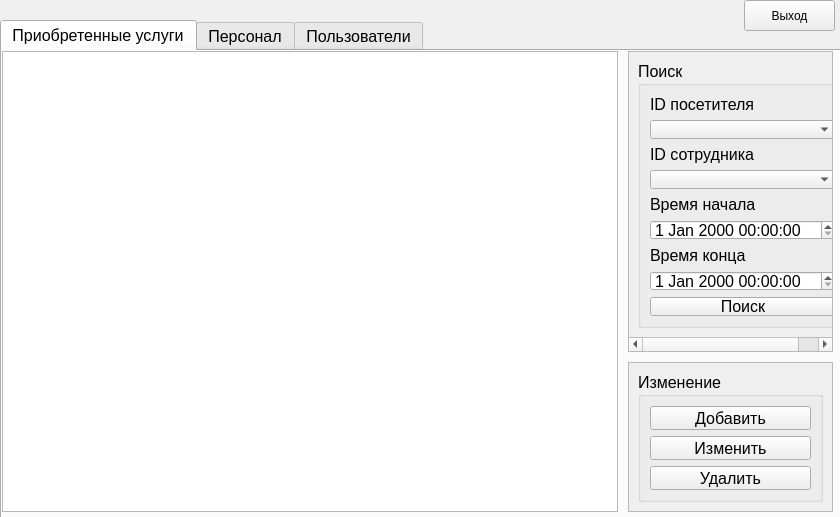
<?xml version="1.0" encoding="UTF-8"?>
<ui version="4.0">
 <class>AdminWindow</class>
 <widget class="QMainWindow" name="AdminWindow">
  <property name="geometry">
   <rect>
    <x>0</x>
    <y>0</y>
    <width>840</width>
    <height>517</height>
   </rect>
  </property>
  <property name="windowTitle">
   <string>MainWindow</string>
  </property>
  <widget class="QWidget" name="centralwidget">
   <widget class="QTabWidget" name="tabWidget">
    <property name="geometry">
     <rect>
      <x>0</x>
      <y>20</y>
      <width>841</width>
      <height>500</height>
     </rect>
    </property>
    <property name="font">
     <font>
      <pointsize>12</pointsize>
     </font>
    </property>
    <property name="currentIndex">
     <number>0</number>
    </property>
    <widget class="QWidget" name="PurchasedServices">
     <attribute name="title">
      <string>Приобретенные услуги</string>
     </attribute>
     <widget class="QWidget" name="gridLayoutWidget">
      <property name="geometry">
       <rect>
        <x>0</x>
        <y>0</y>
        <width>831</width>
        <height>461</height>
       </rect>
      </property>
      <layout class="QGridLayout" name="gridLayout" rowstretch="1,1,1" columnstretch="3,1">
       <property name="spacing">
        <number>10</number>
       </property>
       <item row="2" column="1">
        <widget class="QScrollArea" name="scrollArea_4">
         <property name="widgetResizable">
          <bool>true</bool>
         </property>
         <widget class="QWidget" name="scrollAreaWidgetContents_4">
          <property name="geometry">
           <rect>
            <x>0</x>
            <y>0</y>
            <width>203</width>
            <height>148</height>
           </rect>
          </property>
          <layout class="QVBoxLayout" name="verticalLayout_6">
           <item>
            <widget class="QGroupBox" name="groupBox">
             <property name="enabled">
              <bool>true</bool>
             </property>
             <property name="sizePolicy">
              <sizepolicy hsizetype="Minimum" vsizetype="Ignored">
               <horstretch>0</horstretch>
               <verstretch>0</verstretch>
              </sizepolicy>
             </property>
             <property name="styleSheet">
              <string notr="true">font: 11pt &quot;MS Shell Dlg 2&quot;;</string>
             </property>
             <property name="title">
              <string>Изменение</string>
             </property>
             <property name="flat">
              <bool>false</bool>
             </property>
             <property name="checkable">
              <bool>false</bool>
             </property>
             <layout class="QVBoxLayout" name="verticalLayout_4">
              <property name="leftMargin">
               <number>9</number>
              </property>
              <item>
               <widget class="QPushButton" name="pushAddPurchased">
                <property name="sizePolicy">
                 <sizepolicy hsizetype="Minimum" vsizetype="Fixed">
                  <horstretch>0</horstretch>
                  <verstretch>0</verstretch>
                 </sizepolicy>
                </property>
                <property name="text">
                 <string>Добавить</string>
                </property>
               </widget>
              </item>
              <item>
               <widget class="QPushButton" name="pushChangePurchased">
                <property name="text">
                 <string>Изменить</string>
                </property>
               </widget>
              </item>
              <item>
               <widget class="QPushButton" name="pushRemovePurchased">
                <property name="text">
                 <string>Удалить</string>
                </property>
               </widget>
              </item>
             </layout>
            </widget>
           </item>
          </layout>
         </widget>
        </widget>
       </item>
       <item row="0" column="1" rowspan="2">
        <widget class="QScrollArea" name="scrollArea_3">
         <property name="styleSheet">
          <string notr="true"/>
         </property>
         <property name="widgetResizable">
          <bool>true</bool>
         </property>
         <widget class="QWidget" name="scrollAreaWidgetContents_3">
          <property name="geometry">
           <rect>
            <x>0</x>
            <y>0</y>
            <width>203</width>
            <height>297</height>
           </rect>
          </property>
          <layout class="QVBoxLayout" name="verticalLayout_3">
           <item>
            <widget class="QGroupBox" name="groupBox_2">
             <property name="sizePolicy">
              <sizepolicy hsizetype="Minimum" vsizetype="Ignored">
               <horstretch>0</horstretch>
               <verstretch>0</verstretch>
              </sizepolicy>
             </property>
             <property name="styleSheet">
              <string notr="true">font: 11pt &quot;MS Shell Dlg 2&quot;;</string>
             </property>
             <property name="title">
              <string>Поиск</string>
             </property>
             <layout class="QVBoxLayout" name="verticalLayout_5">
              <item>
               <widget class="QLabel" name="label_7">
                <property name="text">
                 <string>ID посетителя</string>
                </property>
               </widget>
              </item>
              <item>
               <widget class="QComboBox" name="visitorID"/>
              </item>
              <item>
               <widget class="QLabel" name="label_8">
                <property name="text">
                 <string>ID сотрудника</string>
                </property>
               </widget>
              </item>
              <item>
               <widget class="QComboBox" name="staffID"/>
              </item>
              <item>
               <widget class="QLabel" name="label_9">
                <property name="text">
                 <string>Время начала</string>
                </property>
               </widget>
              </item>
              <item>
               <widget class="QDateTimeEdit" name="startTime"/>
              </item>
              <item>
               <widget class="QLabel" name="label_14">
                <property name="text">
                 <string>Время конца</string>
                </property>
               </widget>
              </item>
              <item>
               <widget class="QDateTimeEdit" name="endTime"/>
              </item>
              <item>
               <widget class="QPushButton" name="pushSearchPurchased">
                <property name="text">
                 <string>Поиск</string>
                </property>
               </widget>
              </item>
             </layout>
            </widget>
           </item>
          </layout>
         </widget>
        </widget>
       </item>
       <item row="0" column="0" rowspan="3">
        <widget class="QTableWidget" name="tableWidget"/>
       </item>
      </layout>
     </widget>
    </widget>
    <widget class="QWidget" name="Staff">
     <attribute name="title">
      <string>Персонал</string>
     </attribute>
     <widget class="QWidget" name="gridLayoutWidget_3">
      <property name="geometry">
       <rect>
        <x>0</x>
        <y>0</y>
        <width>831</width>
        <height>461</height>
       </rect>
      </property>
      <layout class="QGridLayout" name="gridLayout_3" rowstretch="1,1,1" columnstretch="3,1">
       <property name="spacing">
        <number>10</number>
       </property>
       <item row="2" column="1">
        <widget class="QScrollArea" name="scrollArea_5">
         <property name="widgetResizable">
          <bool>true</bool>
         </property>
         <widget class="QWidget" name="scrollAreaWidgetContents_6">
          <property name="geometry">
           <rect>
            <x>0</x>
            <y>0</y>
            <width>203</width>
            <height>148</height>
           </rect>
          </property>
          <layout class="QVBoxLayout" name="verticalLayout_9">
           <item>
            <widget class="QGroupBox" name="groupBox_4">
             <property name="enabled">
              <bool>true</bool>
             </property>
             <property name="sizePolicy">
              <sizepolicy hsizetype="Minimum" vsizetype="Ignored">
               <horstretch>0</horstretch>
               <verstretch>0</verstretch>
              </sizepolicy>
             </property>
             <property name="styleSheet">
              <string notr="true">font: 11pt &quot;MS Shell Dlg 2&quot;;</string>
             </property>
             <property name="title">
              <string>Изменение</string>
             </property>
             <property name="flat">
              <bool>false</bool>
             </property>
             <property name="checkable">
              <bool>false</bool>
             </property>
             <layout class="QVBoxLayout" name="verticalLayout_10">
              <property name="leftMargin">
               <number>9</number>
              </property>
              <item>
               <widget class="QPushButton" name="pushAddStaff">
                <property name="sizePolicy">
                 <sizepolicy hsizetype="Minimum" vsizetype="Fixed">
                  <horstretch>0</horstretch>
                  <verstretch>0</verstretch>
                 </sizepolicy>
                </property>
                <property name="text">
                 <string>Добавить</string>
                </property>
               </widget>
              </item>
              <item>
               <widget class="QPushButton" name="pushChangeStaff">
                <property name="text">
                 <string>Изменить</string>
                </property>
               </widget>
              </item>
              <item>
               <widget class="QPushButton" name="pushRemoveStaff">
                <property name="text">
                 <string>Удалить</string>
                </property>
               </widget>
              </item>
             </layout>
            </widget>
           </item>
          </layout>
         </widget>
        </widget>
       </item>
       <item row="0" column="1" rowspan="2">
        <widget class="QScrollArea" name="scrollArea_6">
         <property name="toolTip">
          <string>&lt;html&gt;&lt;head/&gt;&lt;body&gt;&lt;p&gt;&lt;br/&gt;&lt;/p&gt;&lt;/body&gt;&lt;/html&gt;</string>
         </property>
         <property name="styleSheet">
          <string notr="true"/>
         </property>
         <property name="widgetResizable">
          <bool>true</bool>
         </property>
         <widget class="QWidget" name="scrollAreaWidgetContents_7">
          <property name="geometry">
           <rect>
            <x>0</x>
            <y>0</y>
            <width>186</width>
            <height>399</height>
           </rect>
          </property>
          <layout class="QVBoxLayout" name="verticalLayout_11">
           <item>
            <widget class="QGroupBox" name="groupBox_5">
             <property name="sizePolicy">
              <sizepolicy hsizetype="Ignored" vsizetype="Minimum">
               <horstretch>0</horstretch>
               <verstretch>0</verstretch>
              </sizepolicy>
             </property>
             <property name="styleSheet">
              <string notr="true">font: 11pt &quot;MS Shell Dlg 2&quot;;</string>
             </property>
             <property name="title">
              <string>Поиск</string>
             </property>
             <layout class="QVBoxLayout" name="verticalLayout_12">
              <item>
               <widget class="QLabel" name="label_11">
                <property name="text">
                 <string>Фамилия</string>
                </property>
               </widget>
              </item>
              <item>
               <widget class="QLineEdit" name="SurnameStaff"/>
              </item>
              <item>
               <widget class="QLabel" name="label_12">
                <property name="text">
                 <string>Имя</string>
                </property>
               </widget>
              </item>
              <item>
               <widget class="QLineEdit" name="NameStaff"/>
              </item>
              <item>
               <widget class="QLabel" name="label_13">
                <property name="text">
                 <string>Телефонный номер</string>
                </property>
               </widget>
              </item>
              <item>
               <widget class="QLineEdit" name="PhoneNumberStaff"/>
              </item>
              <item>
               <widget class="QLabel" name="label_15">
                <property name="text">
                 <string>Email</string>
                </property>
               </widget>
              </item>
              <item>
               <widget class="QLineEdit" name="EmailStaff"/>
              </item>
              <item>
               <widget class="QLabel" name="label">
                <property name="font">
                 <font>
                  <family>MS Shell Dlg 2</family>
                  <pointsize>10</pointsize>
                  <weight>50</weight>
                  <italic>false</italic>
                  <bold>false</bold>
                 </font>
                </property>
                <property name="styleSheet">
                 <string notr="true">font: 10pt &quot;MS Shell Dlg 2&quot;;</string>
                </property>
                <property name="text">
                 <string>Номер трудовой книжки</string>
                </property>
               </widget>
              </item>
              <item>
               <widget class="QLineEdit" name="laborBookName"/>
              </item>
              <item>
               <widget class="QLabel" name="label_2">
                <property name="styleSheet">
                 <string notr="true">font: 8pt &quot;MS Shell Dlg 2&quot;;</string>
                </property>
                <property name="text">
                 <string>Номер медицинской книжки</string>
                </property>
               </widget>
              </item>
              <item>
               <widget class="QLineEdit" name="medicalBookName"/>
              </item>
              <item>
               <widget class="QPushButton" name="pushSearchStaff">
                <property name="text">
                 <string>Поиск</string>
                </property>
               </widget>
              </item>
             </layout>
            </widget>
           </item>
          </layout>
         </widget>
        </widget>
       </item>
       <item row="0" column="0" rowspan="3">
        <widget class="QTableWidget" name="tableWidget_2"/>
       </item>
      </layout>
     </widget>
    </widget>
    <widget class="QWidget" name="Visitors">
     <attribute name="title">
      <string>Пользователи</string>
     </attribute>
     <widget class="QWidget" name="gridLayoutWidget_2">
      <property name="geometry">
       <rect>
        <x>0</x>
        <y>0</y>
        <width>831</width>
        <height>461</height>
       </rect>
      </property>
      <layout class="QGridLayout" name="gridLayout_2" rowstretch="2,1,0" columnstretch="3,1">
       <property name="spacing">
        <number>10</number>
       </property>
       <item row="0" column="1">
        <widget class="QScrollArea" name="scrollArea_2">
         <property name="widgetResizable">
          <bool>true</bool>
         </property>
         <widget class="QWidget" name="scrollAreaWidgetContents_2">
          <property name="geometry">
           <rect>
            <x>0</x>
            <y>0</y>
            <width>186</width>
            <height>298</height>
           </rect>
          </property>
          <layout class="QVBoxLayout" name="verticalLayout_2" stretch="0">
           <item>
            <widget class="QGroupBox" name="groupBox_6">
             <property name="sizePolicy">
              <sizepolicy hsizetype="Ignored" vsizetype="Minimum">
               <horstretch>0</horstretch>
               <verstretch>0</verstretch>
              </sizepolicy>
             </property>
             <property name="styleSheet">
              <string notr="true">font: 11pt &quot;MS Shell Dlg 2&quot;;</string>
             </property>
             <property name="title">
              <string>Поиск</string>
             </property>
             <layout class="QVBoxLayout" name="verticalLayout_13">
              <item>
               <widget class="QLabel" name="label_16">
                <property name="text">
                 <string>Фамилия</string>
                </property>
               </widget>
              </item>
              <item>
               <widget class="QLineEdit" name="SurnameVisitor"/>
              </item>
              <item>
               <widget class="QLabel" name="label_17">
                <property name="text">
                 <string>Имя</string>
                </property>
               </widget>
              </item>
              <item>
               <widget class="QLineEdit" name="NameVisitor"/>
              </item>
              <item>
               <widget class="QLabel" name="label_18">
                <property name="text">
                 <string>Телефонный номер</string>
                </property>
               </widget>
              </item>
              <item>
               <widget class="QLineEdit" name="phoneNumberVisitor"/>
              </item>
              <item>
               <widget class="QLabel" name="label_19">
                <property name="text">
                 <string>Email</string>
                </property>
               </widget>
              </item>
              <item>
               <widget class="QLineEdit" name="EmailVisitor"/>
              </item>
              <item>
               <widget class="QPushButton" name="pushSearchVisitor">
                <property name="text">
                 <string>Поиск</string>
                </property>
               </widget>
              </item>
             </layout>
            </widget>
           </item>
          </layout>
         </widget>
        </widget>
       </item>
       <item row="1" column="1" rowspan="2">
        <widget class="QGroupBox" name="groupBox_7">
         <property name="enabled">
          <bool>true</bool>
         </property>
         <property name="sizePolicy">
          <sizepolicy hsizetype="Ignored" vsizetype="Ignored">
           <horstretch>0</horstretch>
           <verstretch>0</verstretch>
          </sizepolicy>
         </property>
         <property name="styleSheet">
          <string notr="true">font: 11pt &quot;MS Shell Dlg 2&quot;;</string>
         </property>
         <property name="title">
          <string>Изменение</string>
         </property>
         <property name="flat">
          <bool>false</bool>
         </property>
         <property name="checkable">
          <bool>false</bool>
         </property>
         <layout class="QVBoxLayout" name="verticalLayout_14" stretch="1,1,1">
          <property name="spacing">
           <number>6</number>
          </property>
          <property name="leftMargin">
           <number>9</number>
          </property>
          <item>
           <widget class="QPushButton" name="pushAddVisitor">
            <property name="sizePolicy">
             <sizepolicy hsizetype="Minimum" vsizetype="Fixed">
              <horstretch>0</horstretch>
              <verstretch>0</verstretch>
             </sizepolicy>
            </property>
            <property name="text">
             <string>Добавить</string>
            </property>
           </widget>
          </item>
          <item>
           <widget class="QPushButton" name="pushChangeVisistor">
            <property name="text">
             <string>Изменить</string>
            </property>
           </widget>
          </item>
          <item>
           <widget class="QPushButton" name="pushRemoveVisitor">
            <property name="text">
             <string>Удалить</string>
            </property>
           </widget>
          </item>
         </layout>
        </widget>
       </item>
       <item row="0" column="0" rowspan="3">
        <widget class="QTableWidget" name="tableWidget_3"/>
       </item>
      </layout>
     </widget>
    </widget>
   </widget>
   <widget class="QPushButton" name="pushExit">
    <property name="geometry">
     <rect>
      <x>744</x>
      <y>0</y>
      <width>91</width>
      <height>31</height>
     </rect>
    </property>
    <property name="text">
     <string>Выход</string>
    </property>
   </widget>
  </widget>
 </widget>
 <resources/>
 <connections/>
</ui>
